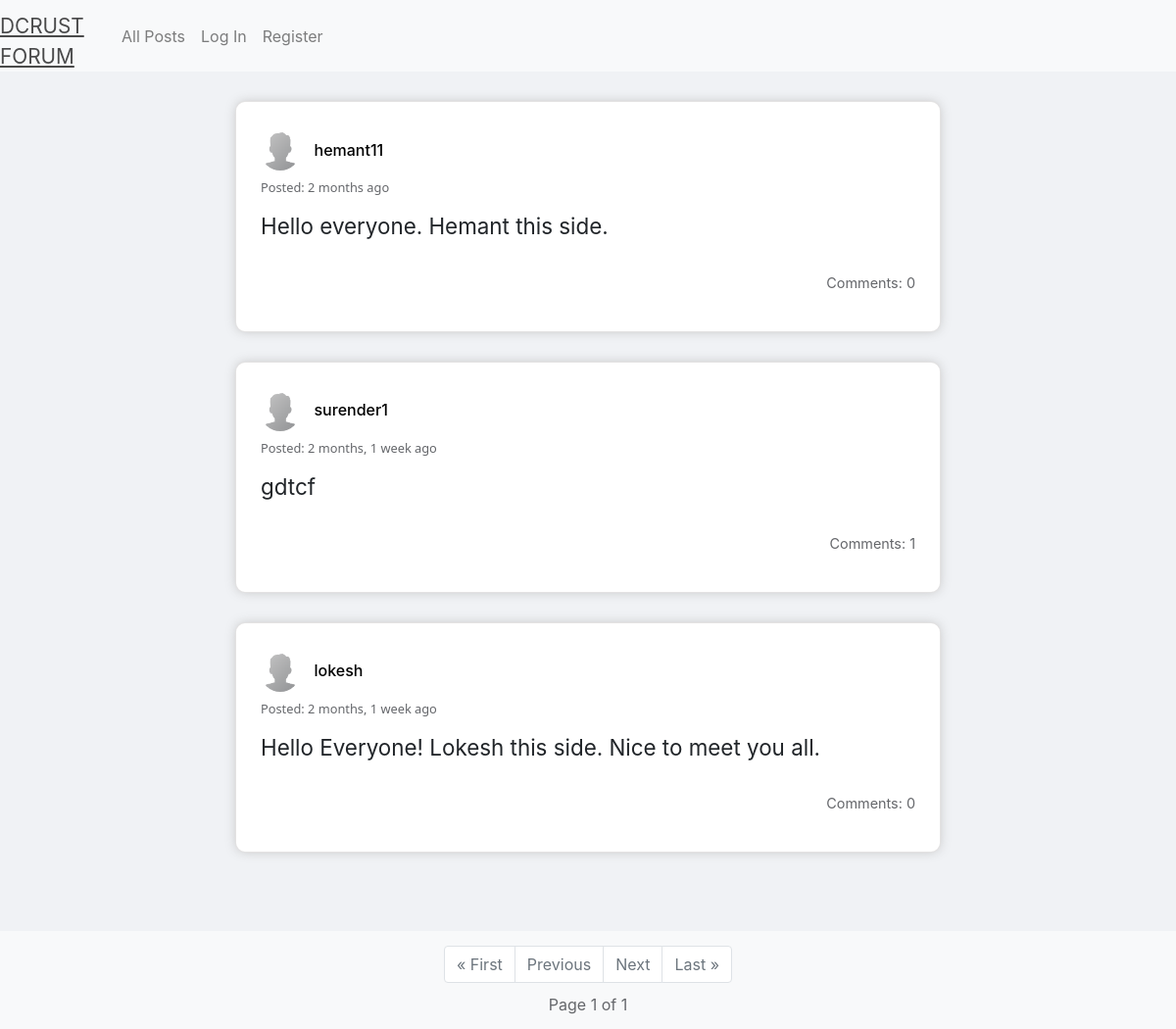
The page / on the database its author committed.
### network/models.py (models this page shows, shortened)
class Post(models.Model):
    user = models.ForeignKey(User, on_delete=models.CASCADE, verbose_name="posted by", related_name="posts")
    content = models.TextField(blank=False)
    date = models.DateTimeField(auto_now_add=True, null=False, blank=True, verbose_name="posted on")
    class Meta:
        verbose_name = "post"
        verbose_name_plural = "posts"

class User(AbstractUser):
    is_email_verified=models.BooleanField(default=False)
    pass

class UserProfile(models.Model):
    user = models.OneToOneField(User, on_delete=models.CASCADE, related_name="profile")
    name = models.CharField(max_length=100, blank=True, null=True)
    date_of_birth = models.DateField(blank=True, null=True)
    about = models.TextField(blank=True, null=True)
    country = CountryField(blank=True, null=True)
    image = models.ImageField(default="profile_pics/default.png", upload_to="profile_pics")

### network/views.py (the view)
# urls.py: path("", views.index, name="index"),
def index(request):
    all_posts = Post.objects.order_by("-date").all()
    paginator = Paginator(all_posts, 10)
    page_number = request.GET.get('page')
    page_obj = paginator.get_page(page_number)
    return render(request, "network/index.html", {
        "post_form": CreatePostForm(),
        "comment_form": CreateCommentForm(auto_id=False),
        "page_obj": page_obj,
        "add_post_available": True
    })

### network/templates/network/index.html (shortened to what this page needs)
{% extends "network/layout.html" %}
{% load static %}
{% load i18n %}
{% block body %}
    {% for post in page_obj.object_list %}
        {% include "network/posts.html"%}
    {% empty %}
        <div class="no-posts">
            {% trans "No posts yet" %}
        </div>
    {% endfor %}
        {% include "network/paginator.html"%}
{% endblock %}

### network/templates/network/posts.html (shortened to what this page needs)
{% load custom_tags %}
{% load i18n %}
<div class="post-comment-element">
    <div class="post" id='post_{{ post.id }}'>
        <div class="post-user">
            <img class="round-picture post-profile-picture" src="{{ post.user.profile.image.url }}" title={{ post.user }} alt="profile picture">
            <a href="{% url 'network:user-profile' user_id=post.user.id %}">{{ post.user }}</a>
        </div>
        <div class="post-date">
            {% trans "Posted: " %} {{post.date|timesince}} {% trans "ago" %}
        </div>
        <div class="content post-content short">
            {{ post.content}}
        </div>
        <div class="like-data">
            <ul class="emoji-list">
            </ul>
        </div>
        <div class="comment-data">
            <span class="comment-count">{% trans "Comments:" %} {{post.comments.all.count}}</span>
        </div>
    </div>
</div>

### network/static/network/main_styles.css (style rules this page uses)
:root { --secondary-text: rgb(101, 103, 107); --secondary-text-family: "Segoe UI", Helvetica, Arial, sans-serif; --hover-color: rgba(128, 128, 128, 0.15); }
html { position: relative; min-height: 100%; }
body { background-color: #F0F2F5; margin: 0 0 180px; }
.round-picture { border-radius: 50%; object-fit: cover; }

### network/static/network/post_comment_styles.css (style rules this page uses)
.post-comment-element { margin: 30px auto; max-width: 40%; padding: 5px; border-radius: 10px; border: 1px solid #cac7c785; background-color: white; box-shadow: 0px 0px 12px -2px rgba(173,173,173,0.8); }
.post { margin: 0px auto; padding: 25px 20px 15px 20px; }
.post { display: grid; grid-template-columns: repeat(12, 1fr); grid-template-rows: repeat(3, minmax(40px, auto)) minmax(0px, auto) minmax(40px, auto) minmax(0px, auto); }
.post-user { grid-column: 1/12; grid-row: 1/2; }
.post-date { grid-column: 1/13; grid-row: 2/3; }
.post-content { grid-column: 1/13; grid-row: 3/4; }
.post .like-data { grid-column: 1/7; grid-row: 5/6; }
.comment-data { grid-column: 7/13; grid-row: 5/6; }
.post-profile-picture { height: 40px; width: 40px; }
.post-user a { padding-left: 10px; font-weight: 500; color: black; }
.post-date { align-self: top; font-family: var(--secondary-text-family); font-size: 0.8em; font-weight: 350; padding-top: 8px; color: var(--secondary-text) }
.post-content { padding-bottom: 30px; font-size: 1.4em; }
.content { max-height: none; line-height: 1.5em; overflow-wrap: break-word; overflow: hidden; }
.content.short { max-height: 120px; }
.post .like-data { align-self: top; }
.emoji-list { display: inline; }
.comment-data { align-self: top; justify-self: end; font-size: 0.9em; font-weight: 380; color: var(--secondary-text); }
@media screen and (max-width: 1500px) { .post-comment-element, .post-form-wrapper { max-width: 50%; } }
@media screen and (max-width: 1200px) { .post-comment-element, .post-form-wrapper { max-width: 60%; } }

### rows shown on the page
Post: user.profile.image (placeholder picture), user "hemant11", date "2 months", content "Hello everyone. Hemant this side.", comments.all.count "0"
Post: user.profile.image (placeholder picture), user "surender1", date "2 months, 1 week", content "gdtcf", comments.all.count "1"
Post: user.profile.image (placeholder picture), user "lokesh", date "2 months, 1 week", content "Hello Everyone! Lokesh this side. Nice to meet you all.", comments.all.count "0"

### other values the page prints
{{ page_obj.number }} "1"
{{ page_obj.paginator.num_pages }} "1"
